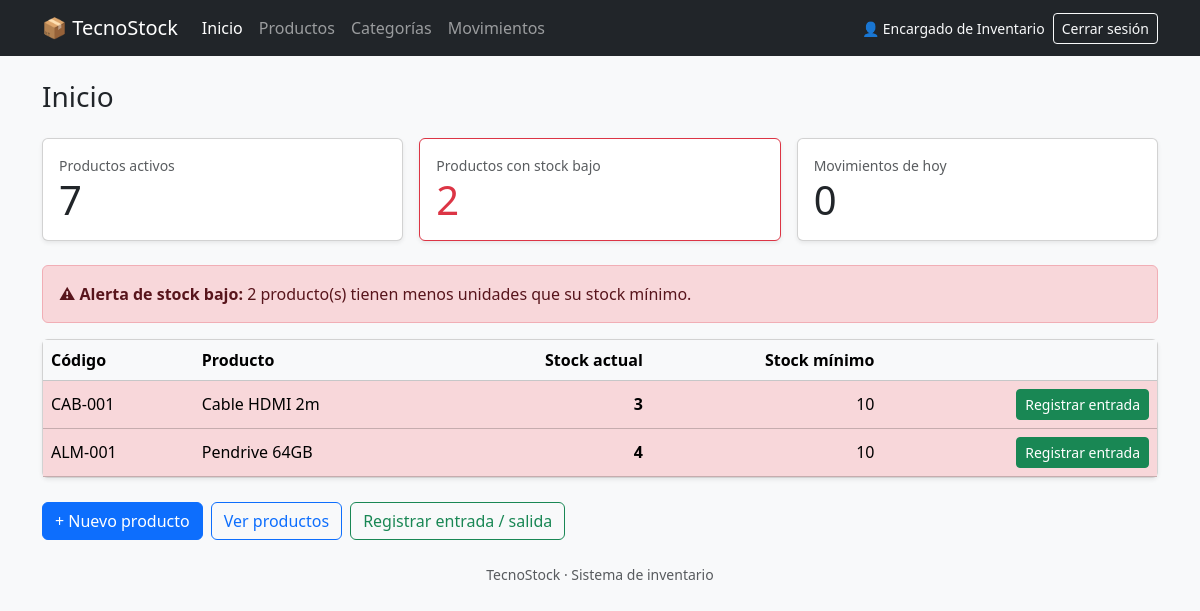
The page /dashboard.php (signed in) on the database its author committed.
### tables this page shows
CREATE TABLE producto (
    id_producto  INT UNSIGNED  NOT NULL AUTO_INCREMENT,
    codigo       VARCHAR(30)   NOT NULL,
    nombre       VARCHAR(120)  NOT NULL,
    descripcion  VARCHAR(255)  NULL,
    precio       DECIMAL(10,2) NOT NULL DEFAULT 0,
    stock_actual INT           NOT NULL DEFAULT 0,
    stock_minimo INT           NOT NULL DEFAULT 0,
    estado       TINYINT(1)    NOT NULL DEFAULT 1,   
    id_categoria INT UNSIGNED  NOT NULL,
    PRIMARY KEY (id_producto),
    UNIQUE KEY uq_producto_codigo (codigo),
    KEY idx_producto_nombre (nombre),
    KEY idx_producto_categoria (id_categoria),
    CONSTRAINT fk_producto_categoria
        FOREIGN KEY (id_categoria) REFERENCES categoria (id_categoria)
        ON UPDATE CASCADE ON DELETE RESTRICT,
    CONSTRAINT ck_producto_precio       CHECK (precio >= 0),
    CONSTRAINT ck_producto_stock_actual CHECK (stock_actual >= 0),
    CONSTRAINT ck_producto_stock_minimo CHECK (stock_minimo >= 0)
);

### includes/inventario.php (called while the page is built, shortened)
<?php
function productos_stock_bajo(PDO $pdo): array
{
    return $pdo->query(
        'SELECT id_producto, codigo, nombre, stock_actual, stock_minimo
         FROM producto
         WHERE estado = 1 AND stock_actual < stock_minimo
         ORDER BY (stock_minimo - stock_actual) DESC, nombre'
    )->fetchAll();
}

### includes/funciones.php (called while the page is built, shortened)
<?php
function e($valor): string
{
    return htmlspecialchars((string) $valor, ENT_QUOTES | ENT_SUBSTITUTE, 'UTF-8');
}

### dashboard.php (the view, shortened to what this page needs)
<?php
require_once __DIR__ . '/includes/init.php';
require_once __DIR__ . '/includes/inventario.php';
$pdo = conectar();
$totalActivos = (int) $pdo->query('SELECT COUNT(*) FROM producto WHERE estado = 1')->fetchColumn();
$stockBajo    = productos_stock_bajo($pdo);
$st = $pdo->prepare('SELECT COUNT(*) FROM movimiento WHERE fecha_hora >= :hoy');
$st->execute([':hoy' => date('Y-m-d 00:00:00')]);
$movimientosHoy = (int) $st->fetchColumn();
require __DIR__ . '/includes/header.php';
?>
<h1 class="h3 mb-4">Inicio</h1>
<div class="row g-3 mb-4">
    <div class="col-md-4">
        <div class="card shadow-sm h-100"><div class="card-body">
            <div class="text-muted small">Productos activos</div>
            <div class="display-6"><?= $totalActivos ?></div>
        </div></div>
    </div>
    <div class="col-md-4">
        <div class="card shadow-sm h-100 <?= $stockBajo ? 'border-danger' : '' ?>"><div class="card-body">
            <div class="text-muted small">Productos con stock bajo</div>
            <div class="display-6 <?= $stockBajo ? 'text-danger' : '' ?>"><?= count($stockBajo) ?></div>
        </div></div>
    </div>
    <div class="col-md-4">
        <div class="card shadow-sm h-100"><div class="card-body">
            <div class="text-muted small">Movimientos de hoy</div>
            <div class="display-6"><?= $movimientosHoy ?></div>
        </div></div>
    </div>
</div>
<?php if ($stockBajo): ?>
    <div class="alert alert-danger" role="alert">
        <strong>⚠ Alerta de stock bajo:</strong>
        <?= count($stockBajo) ?> producto(s) tienen menos unidades que su stock mínimo.
    </div>
    <div class="card shadow-sm mb-4">
        <div class="tabla-scroll">
            <table class="table table-hover align-middle mb-0">
                <thead class="table-light">
                    <tr>
                        <th>Código</th><th>Producto</th>
                        <th class="text-end">Stock actual</th><th class="text-end">Stock mínimo</th>
                        <th></th>
                    </tr>
                </thead>
                <tbody>
                <?php foreach ($stockBajo as $p): ?>
                    <tr class="table-danger">
                        <td><?= e($p['codigo']) ?></td>
                        <td><?= e($p['nombre']) ?></td>
                        <td class="text-end stock-bajo"><?= (int) $p['stock_actual'] ?></td>
                        <td class="text-end"><?= (int) $p['stock_minimo'] ?></td>
                        <td class="text-end">
                            <a class="btn btn-sm btn-success"
                               href="<?= BASE_URL ?>/movimientos/registrar.php?id_producto=<?= (int) $p['id_producto'] ?>&tipo=ENTRADA">
                                Registrar entrada
                            </a>
                        </td>
                    </tr>
                <?php endforeach; ?>
                </tbody>
            </table>
        </div>
    </div>
<?php else: ?>
    <div class="alert alert-success" role="alert">✔ Todos los productos activos están sobre su stock mínimo.</div>
<?php endif; ?>
<div class="d-flex flex-wrap gap-2">
    <a class="btn btn-primary" href="<?= BASE_URL ?>/productos/crear.php">+ Nuevo producto</a>
    <a class="btn btn-outline-primary" href="<?= BASE_URL ?>/productos/index.php">Ver productos</a>
    <a class="btn btn-outline-success" href="<?= BASE_URL ?>/movimientos/registrar.php">Registrar entrada / salida</a>
</div>
<?php require __DIR__ . '/includes/footer.php'; ?>

### assets/css/estilos.css (style rules this page uses)
.stock-bajo { font-weight: 700; color: #b02a37; }
.tabla-scroll { overflow-x: auto; }

### rows shown on the page
producto: codigo "CAB-001", nombre "Cable HDMI 2m", stock_actual "3", stock_minimo "10"
producto: codigo "ALM-001", nombre "Pendrive 64GB", stock_actual "4", stock_minimo "10"

### other values the page prints
APP_NOMBRE "TecnoStock"
$texto "Inicio Productos Categorías Movimientos"
$usuario['nombre'] "Encargado de Inventario"
$totalActivos "7"
count($stockBajo) "2"
$movimientosHoy "0"
